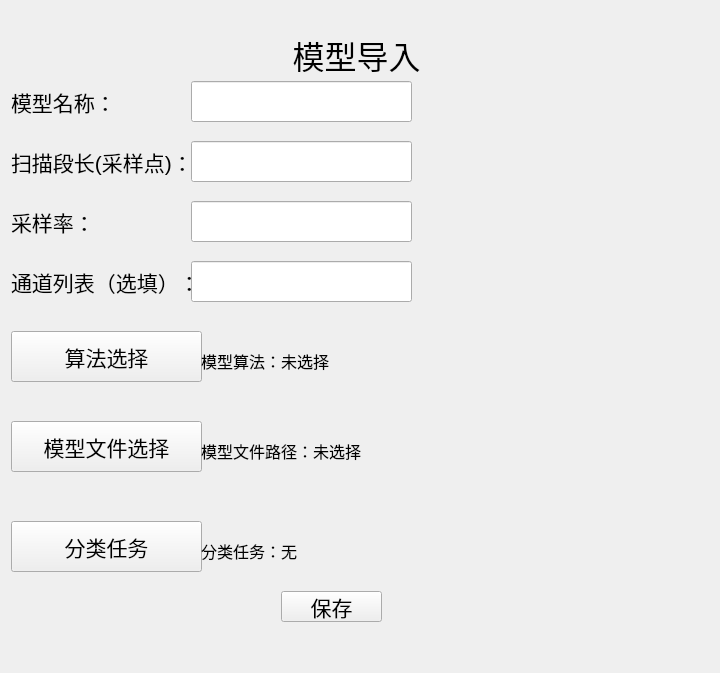
<?xml version="1.0" encoding="UTF-8"?>
<ui version="4.0">
 <class>model_import</class>
 <widget class="QWidget" name="model_import">
  <property name="geometry">
   <rect>
    <x>0</x>
    <y>0</y>
    <width>720</width>
    <height>673</height>
   </rect>
  </property>
  <property name="sizePolicy">
   <sizepolicy hsizetype="Fixed" vsizetype="Fixed">
    <horstretch>0</horstretch>
    <verstretch>0</verstretch>
   </sizepolicy>
  </property>
  <property name="windowTitle">
   <string>模型导入</string>
  </property>
  <layout class="QVBoxLayout" name="verticalLayout">
   <item>
    <widget class="QWidget" name="widget" native="true">
     <property name="font">
      <font>
       <pointsize>16</pointsize>
      </font>
     </property>
     <widget class="QLabel" name="label_Parameter_setting_title">
      <property name="geometry">
       <rect>
        <x>0</x>
        <y>20</y>
        <width>691</width>
        <height>41</height>
       </rect>
      </property>
      <property name="font">
       <font>
        <pointsize>24</pointsize>
       </font>
      </property>
      <property name="layoutDirection">
       <enum>Qt::LeftToRight</enum>
      </property>
      <property name="text">
       <string>&lt;html&gt;&lt;head/&gt;&lt;body&gt;&lt;p align=&quot;center&quot;&gt;模型导入&lt;/p&gt;&lt;/body&gt;&lt;/html&gt;</string>
      </property>
     </widget>
     <widget class="QPushButton" name="pushButton_save">
      <property name="geometry">
       <rect>
        <x>270</x>
        <y>580</y>
        <width>101</width>
        <height>31</height>
       </rect>
      </property>
      <property name="text">
       <string>保存</string>
      </property>
     </widget>
     <widget class="QLabel" name="label">
      <property name="geometry">
       <rect>
        <x>0</x>
        <y>70</y>
        <width>111</width>
        <height>41</height>
       </rect>
      </property>
      <property name="text">
       <string>模型名称：</string>
      </property>
     </widget>
     <widget class="QLineEdit" name="lineEdit_model_name">
      <property name="geometry">
       <rect>
        <x>180</x>
        <y>70</y>
        <width>221</width>
        <height>41</height>
       </rect>
      </property>
      <property name="text">
       <string/>
      </property>
     </widget>
     <widget class="QPushButton" name="pushButton_model_select">
      <property name="geometry">
       <rect>
        <x>0</x>
        <y>410</y>
        <width>191</width>
        <height>51</height>
       </rect>
      </property>
      <property name="text">
       <string>模型文件选择</string>
      </property>
     </widget>
     <widget class="QLabel" name="label_model_path">
      <property name="geometry">
       <rect>
        <x>190</x>
        <y>410</y>
        <width>441</width>
        <height>61</height>
       </rect>
      </property>
      <property name="font">
       <font>
        <pointsize>12</pointsize>
       </font>
      </property>
      <property name="text">
       <string>&lt;html&gt;&lt;head/&gt;&lt;body&gt;&lt;p&gt;&lt;span style=&quot; font-size:12pt;&quot;&gt;模型文件路径：未选择&lt;/span&gt;&lt;/p&gt;&lt;/body&gt;&lt;/html&gt;</string>
      </property>
     </widget>
     <widget class="QPushButton" name="pushButton_algorithm_select">
      <property name="geometry">
       <rect>
        <x>0</x>
        <y>320</y>
        <width>191</width>
        <height>51</height>
       </rect>
      </property>
      <property name="text">
       <string>算法选择</string>
      </property>
     </widget>
     <widget class="QLabel" name="label_algorithm_name">
      <property name="geometry">
       <rect>
        <x>190</x>
        <y>320</y>
        <width>441</width>
        <height>61</height>
       </rect>
      </property>
      <property name="font">
       <font>
        <pointsize>12</pointsize>
       </font>
      </property>
      <property name="text">
       <string>&lt;html&gt;&lt;head/&gt;&lt;body&gt;&lt;p&gt;&lt;span style=&quot; font-size:12pt;&quot;&gt;模型算法：未选择&lt;/span&gt;&lt;/p&gt;&lt;/body&gt;&lt;/html&gt;</string>
      </property>
     </widget>
     <widget class="QLabel" name="label_2">
      <property name="geometry">
       <rect>
        <x>0</x>
        <y>130</y>
        <width>181</width>
        <height>41</height>
       </rect>
      </property>
      <property name="text">
       <string>扫描段长(采样点)：</string>
      </property>
     </widget>
     <widget class="QLineEdit" name="lineEdit_epoch_length_name">
      <property name="geometry">
       <rect>
        <x>180</x>
        <y>130</y>
        <width>221</width>
        <height>41</height>
       </rect>
      </property>
      <property name="text">
       <string/>
      </property>
     </widget>
     <widget class="QLabel" name="label_3">
      <property name="geometry">
       <rect>
        <x>0</x>
        <y>190</y>
        <width>181</width>
        <height>41</height>
       </rect>
      </property>
      <property name="text">
       <string>采样率：</string>
      </property>
     </widget>
     <widget class="QLineEdit" name="lineEdit_sample_rate">
      <property name="geometry">
       <rect>
        <x>180</x>
        <y>190</y>
        <width>221</width>
        <height>41</height>
       </rect>
      </property>
      <property name="text">
       <string/>
      </property>
     </widget>
     <widget class="QLabel" name="label_4">
      <property name="geometry">
       <rect>
        <x>0</x>
        <y>250</y>
        <width>181</width>
        <height>41</height>
       </rect>
      </property>
      <property name="text">
       <string>通道列表（选填）：</string>
      </property>
     </widget>
     <widget class="QLineEdit" name="lineEdit_channel_info">
      <property name="geometry">
       <rect>
        <x>180</x>
        <y>250</y>
        <width>221</width>
        <height>41</height>
       </rect>
      </property>
      <property name="text">
       <string/>
      </property>
     </widget>
     <widget class="QPushButton" name="pushButton_label_select">
      <property name="geometry">
       <rect>
        <x>0</x>
        <y>510</y>
        <width>191</width>
        <height>51</height>
       </rect>
      </property>
      <property name="text">
       <string>分类任务</string>
      </property>
     </widget>
     <widget class="QLabel" name="label_label_select">
      <property name="geometry">
       <rect>
        <x>190</x>
        <y>510</y>
        <width>441</width>
        <height>61</height>
       </rect>
      </property>
      <property name="font">
       <font>
        <pointsize>12</pointsize>
       </font>
      </property>
      <property name="text">
       <string>&lt;html&gt;&lt;head/&gt;&lt;body&gt;&lt;p&gt;&lt;span style=&quot; font-size:12pt;&quot;&gt;分类任务：无&lt;/span&gt;&lt;/p&gt;&lt;/body&gt;&lt;/html&gt;</string>
      </property>
     </widget>
    </widget>
   </item>
  </layout>
 </widget>
 <resources/>
 <connections/>
</ui>
